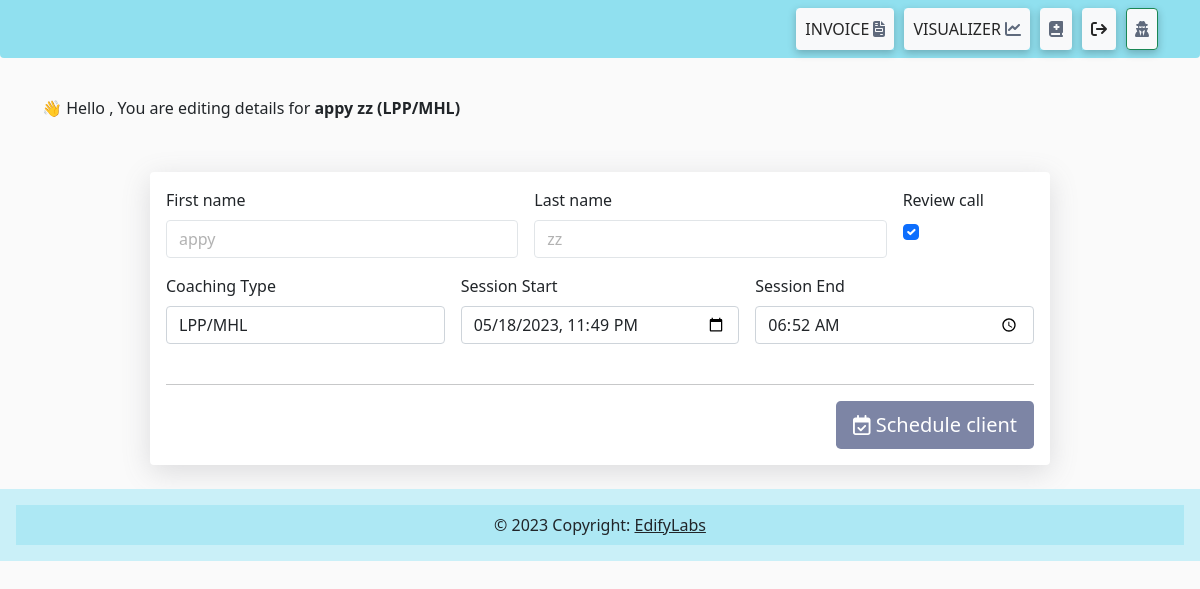
The app's page /edit_schedule/59/ (signed in) with its own data.
### scheduler/models.py (models this page shows, shortened)
class ScheduleClients(models.Model):
    first_name_S = models.CharField(max_length=100)
    last_name_S = models.CharField(max_length=100)
    coaching_type_course = models.ForeignKey(Course, on_delete=models.CASCADE)
    review_call = models.BooleanField(default=False)
    sessions = models.CharField(max_length=100)
    my_time_field = models.TimeField()
    client_count = models.PositiveIntegerField(default=1)
    date_added = models.DateTimeField(auto_now_add=True)

### clientsapp/models.py (models this page shows)
class Course(models.Model):
    title = models.CharField(" 📌 Title ", max_length=100)
    desc = models.CharField(
        "💬 Small Message?", max_length=100, blank=True, default="")
    date = models.DateTimeField(auto_now_add=True)
    def __str__(self):
        return str(self.title)

### scheduler/views.py (the view)
# urls.py: path('edit_schedule/<int:id>/', edit_schedule, name='edit_schedule'),
@login_required(login_url='loginPage')
def edit_schedule(request, id):
    page = "Edit schedule client | Edify Lab's Business Tool"
    auth_user = request.user.first_name
    print(id)
    schedule = ScheduleClients.objects.get(id=id)
    if request.method == "POST":
        form = ScheduleForm(request.POST, instance=schedule)
        if form.is_valid():
            form.save()
            return redirect("all_scheduled_clients")
    else:
        form = ScheduleForm(instance=schedule) # pass existing schedule object to the form
    context = {
        "ScheduleForm": form, # use 'form' instead of 'ScheduleForm'
        "schedule": schedule,
        "page":page
    }
    return render(request, "scheduler_template/edit_scheduled_client.html", context)

### scheduler/forms.py (shortened to what this page needs)
class ScheduleForm(forms.ModelForm):
    sessions = forms.DateTimeField(
        widget=DateTimeInput(attrs={'type': 'datetime-local'}))
    my_time_field = forms.TimeField(widget=TimeInput(attrs={'type': 'time'}))
    class Meta:
        model = ScheduleClients
        fields = ('first_name_S', 'last_name_S', 'coaching_type_course',
                  'review_call', 'sessions' , 'my_time_field')
    def __init__(self, *args, **kwargs):
        super(ScheduleForm, self).__init__(*args, **kwargs)
        self.fields['first_name_S'].label = ""
        self.fields['last_name_S'].label = ""
        self.fields['coaching_type_course'].label = ""
        self.fields['review_call'].label = ""
        self.fields['sessions'].label = ""
        self.fields['my_time_field'].label = ""
        self.fields['coaching_type_course'].empty_label = "Select type of coaching"

### templates/scheduler_template/edit_scheduled_client.html (shortened to what this page needs)
{% extends "base.html" %}
{% load crispy_forms_tags %}
{% block content %}
<br> <br>
<div class="container  mt-5">
    <div class="row ">
      <div class="col-6">
        <p class="float-start">  👋 Hello , You are editing details for  <strong>{{schedule.first_name_S}} {{schedule.last_name_S}} ({{schedule.coaching_type_course}})</strong> </p>
      </div>
      <div class="col-6">
      </div>
    </div>
  </div>
<div class="container w-75 bg-white  p-3  rounded" style="box-shadow: rgba(100, 100, 111, 0.2) 0px 7px 29px 0px; margin-top: 3%;">
    <form action="{% url 'edit_schedule' schedule.id %}"  method="POST" autocomplete="on">
        <div class="row g-3">
          <div class="col-md-5">
            <label for="firstName" class="form-label">First name</label>
            {{ScheduleForm.first_name_S|as_crispy_field}}
          </div>
          <div class="col-md-5">
            <label for="lastName" class="form-label">Last name</label>
            {{ScheduleForm.last_name_S|as_crispy_field}}
          </div>
          <div class="col-md-2" >
            <label for="review_call" class="form-label">Review call  </label>
           {{ScheduleForm.review_call|as_crispy_field|safe}}
          </div>
          <div class="col-md-4" >
            <label for="coaching" class="form-label">Coaching Type</label>
            {{ScheduleForm.coaching_type_course|as_crispy_field|safe}}
          </div>
          <div class="col-md-4" >
            <label for="sessions" class="form-label">Session Start</label>
            {{ScheduleForm.sessions|as_crispy_field}}
          </div>
          <div class="col-md-4" >
            <label for="my_time_field" class="form-label">Session End</label>
            {{ScheduleForm.my_time_field|as_crispy_field}}
          </div>
        </div>
        <div class="row mt-4">
          <div class="col-md-12 ">
            <hr>
            <div class="col-md-12 text-center ">
              <button style="background-color:#7d85a5;" type="submit" class="btn  btn-block btn-lg text-white float-end ">
                <i class="fa-regular fa-calendar-check" style="color: #ffffff;"></i>
                Schedule client
              </button>
            </div>
          </div>
        </div>
    </form>
</div>
{% include 'footer.html' %}
  {% endblock content %}

### static/styles.css (style rules this page uses)
.textinput , .emailinput::placeholder { color: rgba(0, 0, 0, 0.5); opacity: 0.6; }
option:checked { color: red; }

### records on screen
ScheduleClients: first_name_S "appy", last_name_S "zz", coaching_type_course "LPP/MHL", review_call "☑", sessions "05/18/2023 23:49", my_time_field "06:52:00"
